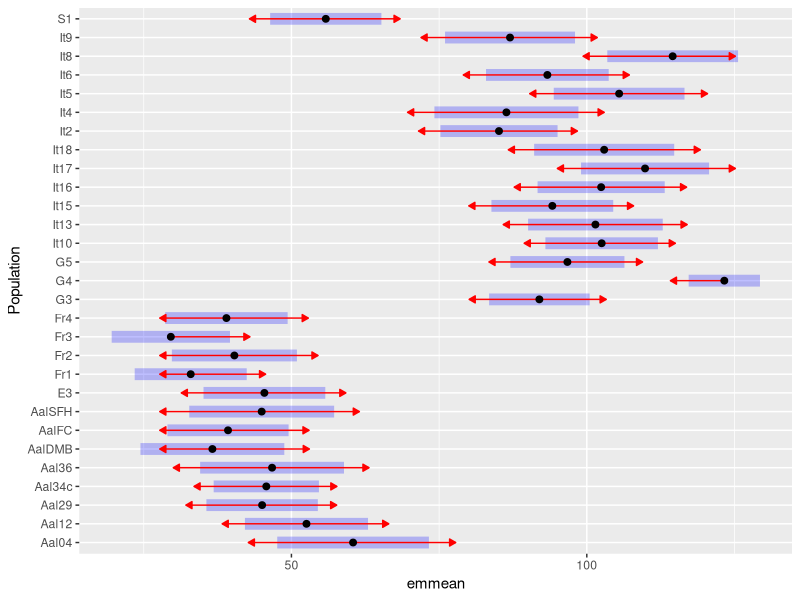
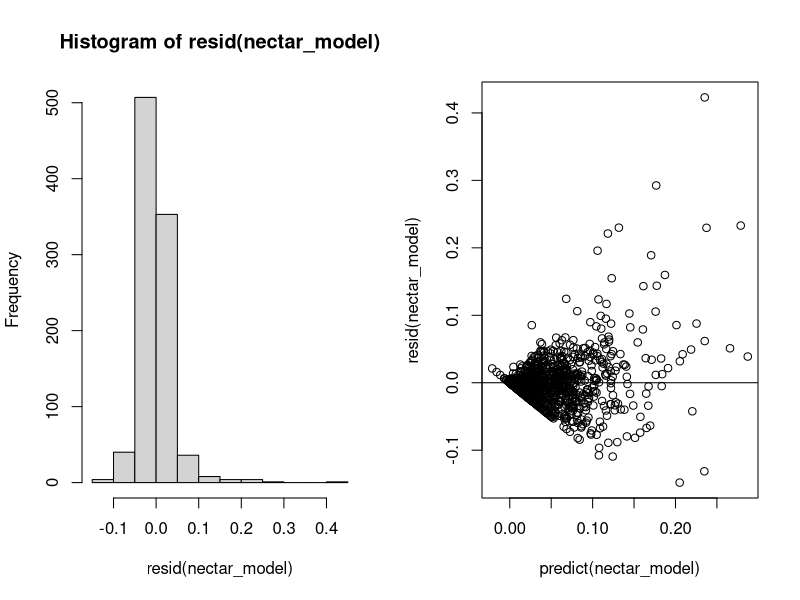
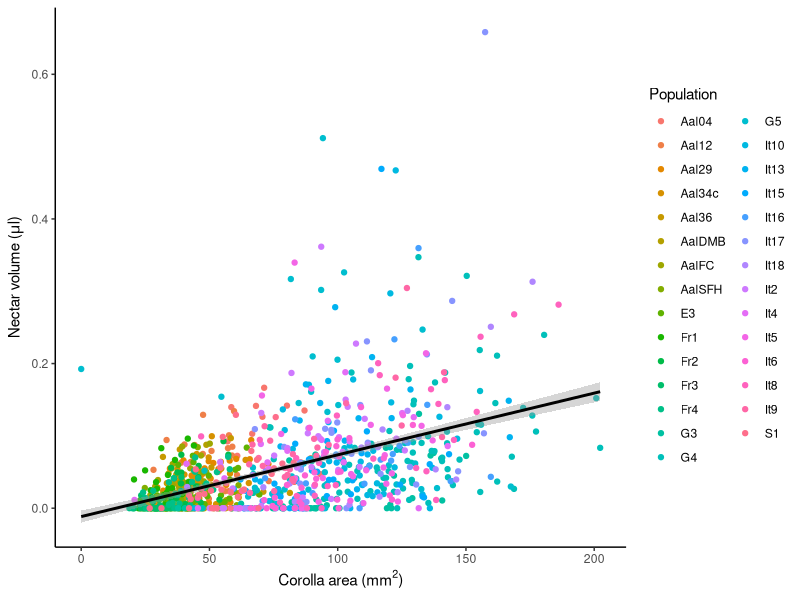
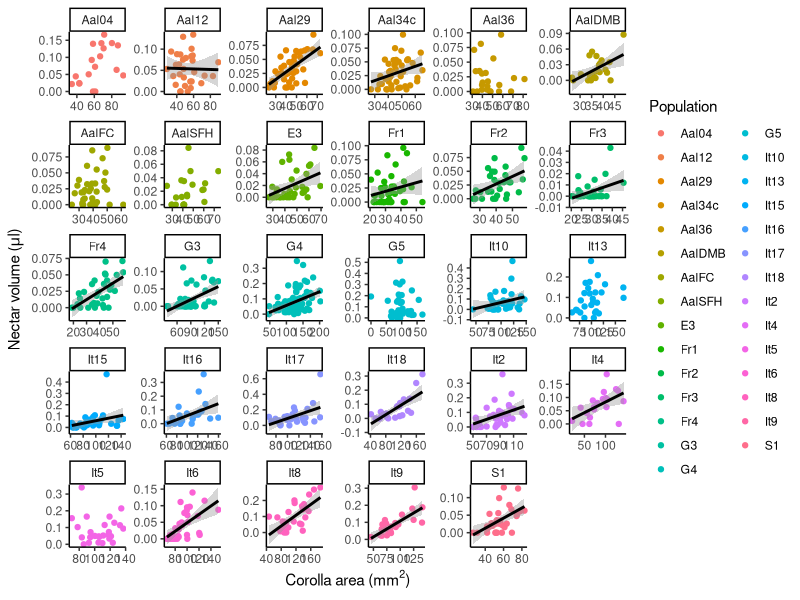
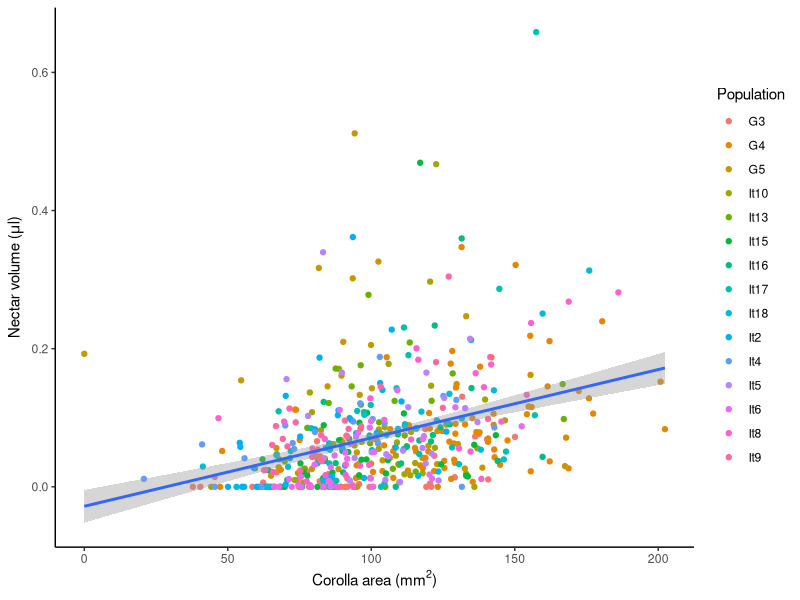
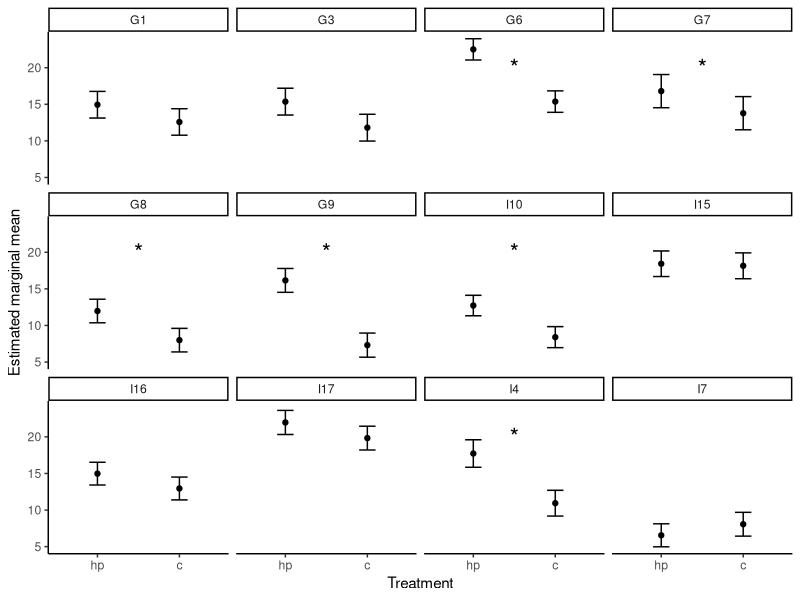

These figures' R source, in order:
## ---- chunk 1
library(tidyverse)
library(readxl)
library(lme4)
library(lmerTest)
library(knitr)
library(lmerTest)
library(emmeans)
library(ggpubr)
## ---- chunk 2
nectar <- read_excel("nectar protocol.xlsx")

nectar_work <- nectar %>% filter(!is.na(Population)) %>%  filter(!is.na(nectar_μl)) %>% filter(!is.na(Corola_area_mm2))

nectar_work8 <- nectar_work %>% group_by(Population) %>% filter (length(unique(Plant_id))>=8)

## ---- chunk 3
size_mod<- lmer(Corola_area_mm2~Population+(1|Plant_id), data = nectar_work8)

anova(size_mod)

#emmeans(size_mod, pairwise~Population)
emms<-emmeans(size_mod, "Population")
#pwpm(emms)
plot(emms, comparisons = TRUE)

## ---- chunk 4
nectar <- read_excel("nectar protocol.xlsx")

nectar_work <- nectar %>% filter(!is.na(Population)) %>%  filter(!is.na(nectar_μl)) %>% filter(!is.na(Corola_area_mm2))

nectar_work8 <- nectar_work %>% group_by(Population) %>% filter (length(unique(Plant_id))>=8)

nectar_8_avg <- nectar_work8 %>% group_by(Population, Plant_id) %>% summarize(Mean_nectar=mean(nectar_μl))

## ---- chunk 5
nectar <- read_excel("nectar protocol.xlsx")
## ---- chunk 6
#kable(nectar %>% filter(is.na(Population)) %>% group_by(Plant_id) %>% summarise(N=length(unique(flower_id))))
## ---- chunk 7
nectar_work <- nectar %>% filter(!is.na(Population)) %>%  filter(!is.na(nectar_μl)) %>% filter(!is.na(Corola_area_mm2))
## ---- chunk 8

nectar_work_sum <- nectar_work %>% group_by(Population) %>%  summarise(N_plants=length(unique(Plant_id)), N_flowers=length(flower_id))
kable(nectar_work_sum)
## ---- chunk 9
nectar_list <- nectar_work_sum %>% filter(N_plants >= 8)
## ---- chunk 10
nectar_work8 <- nectar_work %>% group_by(Population) %>% filter (length(unique(Plant_id))>=8)
## ---- chunk 11
nectar_model<-lmer(nectar_μl~Corola_area_mm2+(1|Population/Plant_id), data=nectar_work8)

par(mfrow=c(1,2))
hist(resid(nectar_model))
plot(predict(nectar_model),resid(nectar_model)) ; abline(h=0)
## ---- chunk 12
ggplot(aes(x=Corola_area_mm2, y=nectar_μl), data=nectar_work8)+geom_point(aes(color=Population))+geom_smooth(method="lm",color="black")+theme_classic()+xlab(expression(paste("Corolla area (", mm^2 ,")"))) + ylab(expression(paste("Nectar volume (", mu,"l)")))
## ---- chunk 13

f <- function(df) summary(lmer(nectar_μl ~ Corola_area_mm2 +(1|Plant_id), data = df))

v <- lapply(split(nectar_work8, nectar_work8$Population), f)

Pop=sort(as.factor(c(unique(nectar_work8$Population),unique(nectar_work8$Population))))

results<-data.frame("Estimate"=numeric(), "Std. Error"=numeric(), "df"=numeric(), "t value"=numeric(), "Pr(>|t|)"=numeric())


for (i in 1:29){
  z<-as.data.frame(v[[i]]$coefficients)
  results<-rbind(results,z)
}

results<-cbind(results, Pop)


results<-results %>% tibble::rownames_to_column("X") 
results <- results %>% filter(str_detect(X, "Corola"))  %>% mutate(Sig=if_else(`Pr(>|t|)`< 0.05, "Yes", "No")) %>% select(-X) %>% relocate(Pop) 
results.sig<-results %>% filter(Sig=="Yes")
kable(results)

lines<-nectar_work8 %>% filter(Population %in% results.sig$Pop)

ggplot(aes(x=Corola_area_mm2, y=nectar_μl, color=Population), data=nectar_work8)+geom_point()+
  facet_wrap(~Population, scales="free")+theme_classic()+xlab(expression(paste("Corolla area (", mm^2 ,")"))) + ylab(expression(paste("Nectar volume (", mu,"l)")))+geom_smooth(data=lines, method="lm", color="black")


## ---- chunk 14
nectar_msc <- nectar_work %>% filter(Population=="G3"|Population=="G4"|Population=="G5"|
                                       Population=="It10"|Population=="It13"|Population=="It15"|
                                       Population=="It16"|Population=="It17"|Population=="It18"|
                                       Population=="It2"|Population=="It4"|Population=="It5"|
                                       Population=="It6"|Population=="It8"|Population=="It9")

nectar_model<-lmer(nectar_μl~Corola_area_mm2+(1|Population/Plant_id), data=nectar_msc)
ggplot(aes(x=Corola_area_mm2, y=nectar_μl), data=nectar_msc)+geom_point(aes(x=Corola_area_mm2, y=nectar_μl, color=Population))+geom_smooth(method="lm")+theme_classic()+xlab(expression(paste("Corolla area (", mm^2 ,")"))) + ylab(expression(paste("Nectar volume (", mu,"l)")))
## ---- chunk 15
seeds <- read_csv("seed_data.csv")

seeds_work <- seeds %>% filter(Treatment == "hp" | Treatment == "c")

#looking at number of plants that had zeros in the hp fruits, to see if we really need to drop plants 
zees<-seeds_work %>% group_by(Population, Plant_ID) %>% filter(Treatment== "hp") %>% summarize(zeros=sum(Seeds_final==0), nonzeroes=sum(Seeds_final!=0))

zees2<-seeds_work %>% group_by(Population, Plant_ID, Treatment) %>%  summarize(zeros=sum(Seeds_final==0), nonzeroes=sum(Seeds_final!=0)) %>% pivot_wider(names_from=Treatment, values_from=c(zeros, nonzeroes))


#for now, we will only analyze plants where there were fewer than 2 zero-seed hand-pollinated fruits, following Sotiria's criteria
keep_list <- zees2 %>% filter(zeros_hp <2) %>% mutate(ID=paste(Population, Plant_ID))

seeds_work2<- seeds_work %>% mutate(ID=paste(Population, Plant_ID)) %>% filter(ID %in% keep_list$ID) %>% mutate(Treatment=factor(Treatment, levels=c("hp", "c")))

## ---- chunk 16
f <- function(df) as.data.frame(emmeans(lmer(Seeds_final ~ Treatment +(1|Plant_ID), data = df), "Treatment"))

v <- lapply(split(seeds_work2, seeds_work2$Population), f)


f2 <- function(df) as.data.frame(pairs(emmeans(lmer(Seeds_final ~ Treatment +(1|Plant_ID), data = df), "Treatment")))

v3 <- lapply(split(seeds_work2, seeds_work2$Population), f2)

v4 <-do.call(rbind.data.frame, v3)
v4$Pop<-rownames(v4)
rownames(v4)<-c()
v4$sig<-ifelse(v4$p.value<0.05, "*", "")

v2<-do.call(rbind.data.frame, v)

Pop=sort(as.factor(c(unique(seeds_work2$Population),unique(seeds_work2$Population))))


v2<-data.frame(v2, Pop, row.names = c())

kable(v2)
kable(v4)

ggplot(aes(x=Treatment, y=emmean), data=v2) + facet_wrap(~Pop) +geom_point()+geom_errorbar(aes(ymin=emmean-SE, ymax=emmean+SE), width=0.2) +ylab("Estimated marginal mean") + theme_classic()+geom_text(aes(x=1.5, y=20, label=sig),data=v4, size=6 )
